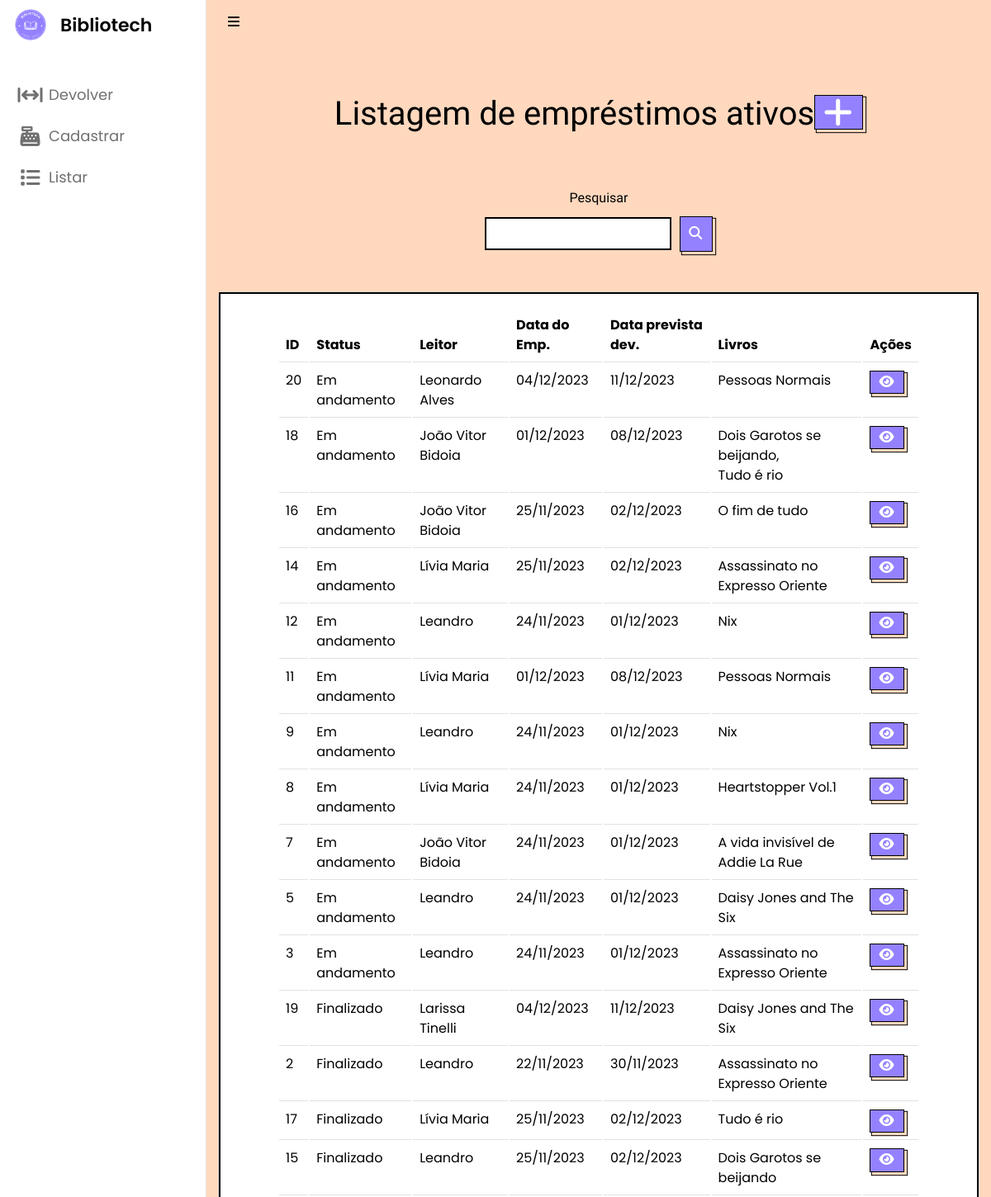
The page /listarEmprestimo.php (signed in, upper part) on the database as committed earlier.
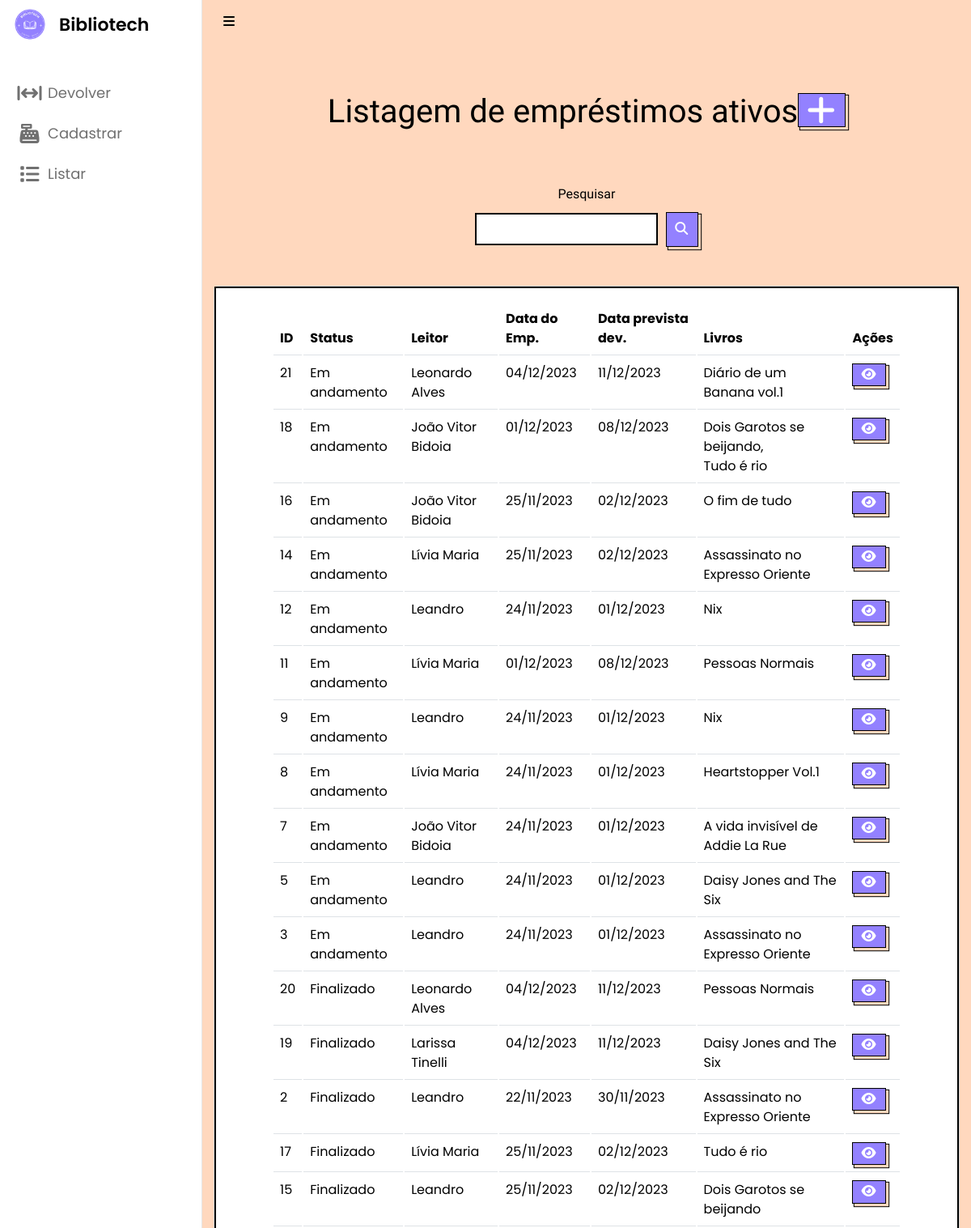
The same page on the database as committed later.
### tables this page shows
CREATE TABLE `emprestimo` (
  `id` int(11) NOT NULL,
  `statusEmprestimo` varchar(100) DEFAULT NULL,
  `dataEmprestimo` datetime DEFAULT current_timestamp(),
  `dataPrevistaDevolucao` date DEFAULT NULL,
  `idLeitor` int(11) DEFAULT NULL,
  `valorMulta` double DEFAULT NULL
);

CREATE TABLE `leitor` (
  `id` int(11) NOT NULL,
  `status` varchar(45) NOT NULL,
  `nome` varchar(100) NOT NULL,
  `telefone` varchar(15) NOT NULL,
  `endereco` varchar(100) NOT NULL,
  `dn` date NOT NULL,
  `cpf` varchar(14) NOT NULL,
  `email` varchar(100) NOT NULL,
  `senha` varchar(255) NOT NULL,
  `nomeResp` varchar(100) DEFAULT NULL,
  `cpfResp` varchar(14) DEFAULT NULL,
  `telResp` varchar(45) DEFAULT NULL
);

### listarEmprestimo.php (the view, shortened to what the changed rows need)
<?php
require_once("conexao.php");
$V_WHERE = "";
$sql = "SELECT emprestimo.id, leitor.nome as nomeLeitor, statusEmprestimo, dataEmprestimo, dataPrevistaDevolucao, valorMulta
        FROM emprestimo
        LEFT JOIN leitor ON emprestimo.idLeitor = leitor.id
        ORDER BY statusEmprestimo = 'Em andamento'desc" . $V_WHERE;
$resultado = mysqli_query($conexao, $sql);
?>
<!DOCTYPE html>
<html lang="pt-br">
<head>
    <link rel="stylesheet" href="css/style.css">
    <link rel="stylesheet" href="css/cadastrar.css">
    <link rel="stylesheet" href="css/bootstrap.css">
    <link rel="stylesheet" href="css/acervo.css">
    <link rel="stylesheet" href="https://unicons.iconscout.com/release/v4.0.0/css/line.css">
</head>
<body>
    <section class="dashboard">
        <br><br><br>
        <h1 class="titulo text">Listagem de empréstimos ativos<a href="emprestimo.php" class="botao">
                <i class="fa-solid fa-plus"></i>
            </a></h1>
        <br><br>
        <center>
            <div class="card cardlistar">
                <div class="card-body cardlistar2">
                    <table class="table">
                        <thead>
                            <tr>
                                <td scope="col"><b>ID</b></td>
                                <td scope="col"><b>Status</b></td>
                                <td scope="col"><b>Leitor</b></td>
                                <td scope="col"><b>Data do Emp.</b></td>
                                <td scope="col"><b>Data prevista dev.</b></td>
                                <td scope="col"><b>Livros</b></td>
                                <td scope="col"><b>Ações</b></td>
                            </tr>
                        </thead>
                        <tbody>
                            <?php while ($linha = mysqli_fetch_array($resultado)) { ?>
                                <tr>
                                    <td>
                                        <?= $linha['id'] ?>
                                    </td>
                                    <td>
                                        <?= $linha['statusEmprestimo'] ?>
                                    </td>
                                    <td>
                                        <?= $linha['nomeLeitor'] ?>
                                    </td>
                                    <td>
                                        <?= date("d/m/Y", strtotime($linha['dataEmprestimo'])); ?>
                                    </td>
                                    <td>
                                        <?= date("d/m/Y", strtotime($linha['dataPrevistaDevolucao'])) ?>
                                    </td>
                                    <td>
                                        <?php
                                        $idEmprestimo = $linha['id'];
                                        $sqlLivros = "SELECT distinct livro.titulo FROM itensdeemprestimo
                                            JOIN livro ON itensdeemprestimo.idLivro = livro.id
                                            WHERE itensdeemprestimo.idEmprestimo = $idEmprestimo";
                                        $resultadoLivros = mysqli_query($conexao, $sqlLivros);
                                        $titulosLivros = array();
                                        while ($linhaLivro = mysqli_fetch_array($resultadoLivros)) {
                                            $titulosLivros[] = $linhaLivro['titulo'];
                                        }
                                        echo implode(', <br>', $titulosLivros);
                                        ?>
                                    </td>
                                    <td>
                                        <a href="itensDeEmprestimo.php? id=<?= $linha['id'] ?>" style="margin-right: 8px;"
                                            name="info" class="botao">
                                            <i class="fa-solid fa-eye"></i>
                                        </a>
                                    </td>
                                </tr>
                            <?php } ?>
                        </tbody>
                    </table>
                </div>
            </div>
        </center>
    </section>
</body>
</html>

Rows that differ between the two databases and show on the page:
added emprestimo: id "21", statusEmprestimo "Em andamento", idLeitor.nome "Leonardo Alves", dataEmprestimo "04/12/2023", dataPrevistaDevolucao "11/12/2023", titulosLivros "Diário de um Banana vol.1"
changed emprestimo id 20: statusEmprestimo "Em andamento" → "Finalizado"; moves down the list
